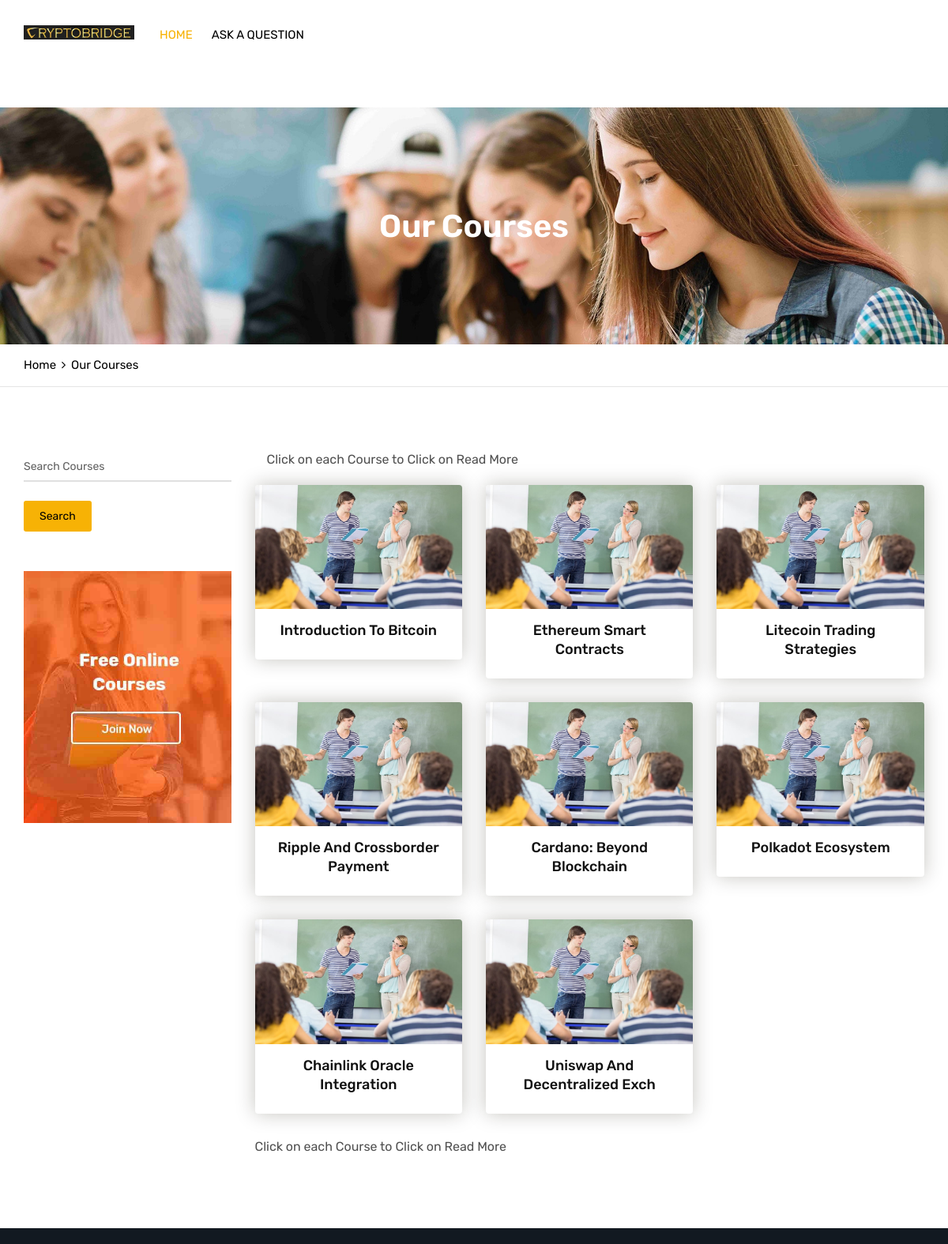
Page /crypto-bridge/courses on the committed database.
### ourapp/models.py (models this page shows, shortened)
class All_Course(models.Model):
    username = models.CharField(max_length=100)
    email= models.EmailField()
    identification_code= models.CharField(max_length=30,unique=True)
    title= models.CharField(max_length=30)
    description= models.TextField(max_length=300)
    price= models.PositiveIntegerField()
    pdf_file= models.FileField(upload_to="pdf")
    video_file= models.FileField(upload_to="video",blank=True, null=True)

### ourapp/views.py (the view, shortened to what this page needs)
# urls.py: path("crypto-bridge/courses", views.courses, name="courses"),
def courses(request):
    global r1, r2, once,stp, lim, numb,no,chkno,former
    if len (All_Course.objects.all()) != former:
        chkno = 0
        no = 0
        stp = 0
        lim = 0
        numb = 1
        r2 = []
        r1 = []
        once = 0
    if request.method=="POST":
        nametok=request.POST.get("dzName")
        print("It is a Post: ",nametok)
        return redirect("search_course11", nametok)
    else:
        all_c = All_Course.objects.all()
        former=len(all_c)
        enablepage=False
        if chkno>=1:
            print("thisi sthe len: ",len(r2),chkno)
            try:
                if len(r2) != 0:
                    lenpages=len(r2)
                    if len(r2) >= 1:
                        enablepage = True
                    if chkno <= lenpages:
                        kp_stp = []
                        for i in range(stp):
                            kp_stp.append(i)
                        hlt=None
                        if no==0:
                            hlt=stp
                        return render(request, "courses.html", {"trueprofile": trueprofile, "r2": r2[chkno], "lim":lim,
                                        "stp":kp_stp,"halt":hlt, "numb":numb,"chkno":chkno+1,"enablepage":enablepage})
            except:
                if no != 0:
                    stp+=1
                    hlt=stp
                    kp_stp = []
                    print(stp)
                    print(lim)
                    for i in range(stp):
                        kp_stp.append(i)
                    return render(request, "courses.html",
                                  {"trueprofile": trueprofile, "r2": r1,"stp":kp_stp,"halt":hlt,"numb":numb,
                                   "chkno":chkno+1,"enablepage": enablepage, "lim":lim})
        else:
            if once==0:
                limt=0
                for i in all_c:
                    limt+=1
                    once=1
                    no += 1
                    r1.append(i.title)
                    if no==9:
                        stp+=1
                        r2.append(r1)
                        r1 = []
                        no=0
                if limt % 9 !=0:
                    lim= (limt // 9) + 1
                if limt % 9 ==0:
                    lim= limt // 9
            if len(r1) != 0:
                kp_stp = []
                for i in range(stp):
                    kp_stp.append(i)
                enablepage=False
                return render(request, "courses.html", {"trueprofile": trueprofile,"r2":r1,"stp":kp_stp,
                                                    "numb":numb,"enablepage":enablepage,"chkno":chkno+1, "lim":lim})

### ourapp/templates/courses.html (shortened to what this page needs)
{% load static %}
<!DOCTYPE html>
<html lang="en">
<head>
	<link rel="stylesheet" type="text/css" href="{% static 'assets/css/assets.css' %}">
	<link rel="stylesheet" type="text/css" href="{% static 'assets/css/typography.css' %}">
	<link rel="stylesheet" type="text/css" href="{% static 'assets/css/shortcodes/shortcodes.css' %}">
	<link rel="stylesheet" type="text/css" href="{% static 'assets/css/style.css' %}">
	<link class="skin" rel="stylesheet" type="text/css" href="{% static 'assets/css/color/color-1.css' %}">
	<link rel="stylesheet" type="text/css" href="{% static 'assets/vendors/revolution/css/layers.css' %}">
	<link rel="stylesheet" type="text/css" href="{% static 'assets/vendors/revolution/css/settings.css' %}">
	<link rel="stylesheet" type="text/css" href="{% static 'assets/vendors/revolution/css/navigation.css' %}">
</head>
<body id="bg">
<div class="page-wraper">
   <header class="header rs-nav header-transparent">
		<div class="sticky-header navbar-expand-lg">
            <div class="menu-bar clearfix">
                <div class="container clearfix">
					<div class="menu-logo">
						<a href="{% url 'index' %}"><img src="{% static 'assets/images/logo-white.jpg' %}" alt=""></a>
					</div>
                    <div class="menu-links navbar-collapse collapse justify-content-start" id="menuDropdown">
                        <ul class="nav navbar-nav">
							<li class="active"><a href="{% url 'index' %}"><p>Home</p></a></li>
							<li><a href="{% url 'contact'  %}"><p>Ask a Question<p></a></li>
						</ul>
                    </div>
                </div>
            </div>
        </div>
    </header>
    <div class="page-content bg-white">
        <div class="page-banner" style="background-image:url({% static 'assets/images/banner/banner3.jpg' %});">
            <div class="container">
                <div class="page-banner-entry">
                    <h1 class="text-white">Our Courses</h1>
				 </div>
            </div>
        </div>
		<div class="breadcrumb-row">
			<div class="container">
				<ul class="list-inline">
					<li><a href="{% url 'index' %}">Home</a></li>
					<li> <a >Our Courses</a></li>
				</ul>
			</div>
		</div>
		<div class="content-block">
			<div class="section-area section-sp1">
                <div class="container">
					 <div class="row">
						<div class="col-lg-3 col-md-4 col-sm-12 m-b30">
							<div class="widget courses-search-bx placeani">
								<div class="form-group">
									<form action="" method="POST">
										<div class="input-group">
											<label>Search Courses</label>
											<input name="dzName" type="text" required class="form-control">
										</div>
										<button class="btn">Search</button>
									</form>
								</div>
							</div>
							<div class="widget">
								<a href="#"><img src="assets/images/adv/adv.jpg" alt=""/></a>
							</div>
						</div>
							<div class="col-lg-9 col-md-8 col-sm-12">
								<div  class="col-lg-12 m-b20">Click on each Course to Click on Read More</div>
									<div class="row">
										{% for row in r2 %}
											<div class="col-md-6 col-lg-4 col-sm-6 m-b30">
												<div class="cours-bx">
													<div class="action-box">
														<img src="{% static 'assets/images/courses/pic1.jpg' %}" alt="">
													</div>
													<div class="info-bx text-center">
														<h5><a href="#">{{row.title}}</a></h5>
													</div>
												</div>
											</div>
										{% endfor %}
										<div  class="col-lg-12 m-b20">Click on each Course to Click on Read More</div>
										<div class="col-lg-12 m-b20">
										</div>
									</div>
							</div>
					 	</div>
				</div>
            </div>
        </div>
    </div>
    <footer>
        <div class="footer-top">
        </div>
    </footer>
</div>
</body>
</html>

### ourapp/static/assets/css/typography.css (style rules this page uses)
body { background-color: white; font-family: Rubik; font-size: 16px; font-weight: 400; color:#505050; padding: 0; margin: 0; overflow-x: hidden; -webkit-font-smoothing: antialiased; font-smoothing: antialiased; -moz-osx-font-smoothing: grayscale; scroll-behavior: smooth; }
a { color: yellow; outline: 0 none; text-decoration: none; }
p a { color: #333333; }
img { border-style: none; height: auto; max-width: 100%; vertical-align: middle; }
section, article, aside, details, figcaption, figure, footer, header, hgroup, main, menu, nav, summary { display: block; }
p, address, pre, hr, ul, ol, dl, dd, table { margin-bottom: 24px; }
p { line-height: 28px; margin-bottom: 24px; }
h1, h2, h3, h4, h5, h6 { color: #111111; font-family: rubik; margin-top:0; }
h1 a, h2 a, h3 a, h4 a, h5 a, h6 a { color: inherit; }
h1 { font-size: 36px; line-height: 45px; margin-bottom: 25px; font-weight: 700; }
h5 { font-size: 18px; line-height: 24px; margin-bottom: 10px; font-weight: 500; }
dl, ul, ol { list-style-position: outside; padding: 0; }
ul, ol { margin-bottom: 24px; }
ul li, ol li { padding: 0; }
.m-b20 { margin-bottom: 20px; }
.m-b30 { margin-bottom: 30px; }
.text-white { color: #fff; }
.bg-white { background-color: #FFF; }
.text-white { color: #FFF; }
.list-inline li { display: inline-block; }

### ourapp/static/assets/css/style.css (style rules this page uses)
.header { position: relative; z-index: 99999; }
.header ul, .header ol { margin-bottom: 0; }
.menu-logo { display: table; float: left; vertical-align: middle; padding: 0; color: #EFBB20; margin-top: 0; margin-bottom: 0; margin-left: 0; margin-right: 0; width: 140px; height: 80px; position: relative; z-index: 9; transition:all 0.5s; -moz-transition:all 0.5s; -webkit-transition:all 0.5s; -o-transition:all 0.5s; padding-right:20px; }
.menu-logo > a { display: table-cell; vertical-align: middle; }
.menu-logo img { max-height: 60px; width: auto; max-width: 140px; }
.menu-bar { background: #FFFFFF; width: 100%; position: relative; }
.menu-links { position: relative; padding: 0; }
.menu-links .nav { float: right; }
.menu-links .nav > li { margin: 0px; font-weight: 400; text-transform: uppercase; position: relative; font-family: Rubik; }
.menu-links .nav > li > a { border-radius: 0px; color: #000; font-size: 15px; padding: 30px 12px; cursor: pointer; font-weight: 400; display: inline-block; }
.menu-links .nav > li.active > a, .menu-links .nav > li.current-menu-item > a { background-color: transparent; color: #EFBB20; }
.page-banner { height: 300px; background-size: cover; background-position: center center; display: table; width: 100%; text-align:left; }
.page-banner .container { display: table; height: 100%; }
.page-banner-entry { display: table-cell; vertical-align: middle; text-align: center; }
.page-banner h1 { font-weight:600; font-size:40px; margin-bottom: 0; }
.breadcrumb-row ul li a { color:#000; }
footer p, footer strong, footer b, footer { color: #b0b0b0; }
.footer-top { background: #303030; background-size: cover; background-position: center; padding: 0 0 20px; font-family:rubik; }
.cours-bx .info-bx { padding:15px; font-size: 13px; }
.cours-bx { box-shadow:0 0 25px 0 rgba(29,25,0,0.25); border-radius: 4px; overflow: hidden; }
.section-sp1 { padding-top:80px; padding-bottom:50px; }
.courses-search-bx .input-group, .contact-bx .input-group { display:block; position:relative; }
.courses-search-bx .input-group .form-control, .contact-bx .input-group .form-control, .courses-search-bx .input-group label, .contact-bx .input-group label { width:100%; }
.courses-search-bx .input-group label, .contact-bx .input-group label { font-size: 14px; font-weight: 400; color: #606060; position: absolute; top: 10px; left: 0; transition:all 0.5s; -moz-transition:all 0.5s; -webkit-transition:all 0.5s; -ms-transition:all 0.5s; -o-transition:all 0.5s; }
.courses-search-bx .input-group .form-control, .contact-bx .input-group .form-control { border-width: 0 0 1px 0; background-color:rgba(0,0,0,0); padding:10px 0; }
.courses-search-bx .input-group .form-control { border-width: 0 0 2px 0; border-color:#E0E0E0; }

### ourapp/static/assets/css/shortcodes/breadcrumb.css (style rules this page uses)
.breadcrumb-row { background: #fff; padding: 15px 0; border-bottom: 1px solid #e5e5e5; }
.breadcrumb-row ul { margin: 0; }
.breadcrumb-row ul li { padding: 0; margin-right: 3px; color: #000; display: inline-block; }
.breadcrumb-row ul li:after { content: "\f105"; margin-left: 7px; font-family: fontawesome; }
.breadcrumb-row ul li:last-child { color: #000; }
.breadcrumb-row ul li:last-child:after { display: none; }

### ourapp/static/assets/css/shortcodes/widget.css (style rules this page uses)
.widget { margin-bottom: 50px; }

### rows in the picture
All_Course: title "Introduction To Bitcoin"
All_Course: title "Ethereum Smart Contracts"
All_Course: title "Litecoin Trading Strategies"
All_Course: title "Ripple And Crossborder Payment"
All_Course: title "Cardano: Beyond Blockchain"
All_Course: title "Polkadot Ecosystem"
All_Course: title "Chainlink Oracle Integration"
All_Course: title "Uniswap And Decentralized Exch"
